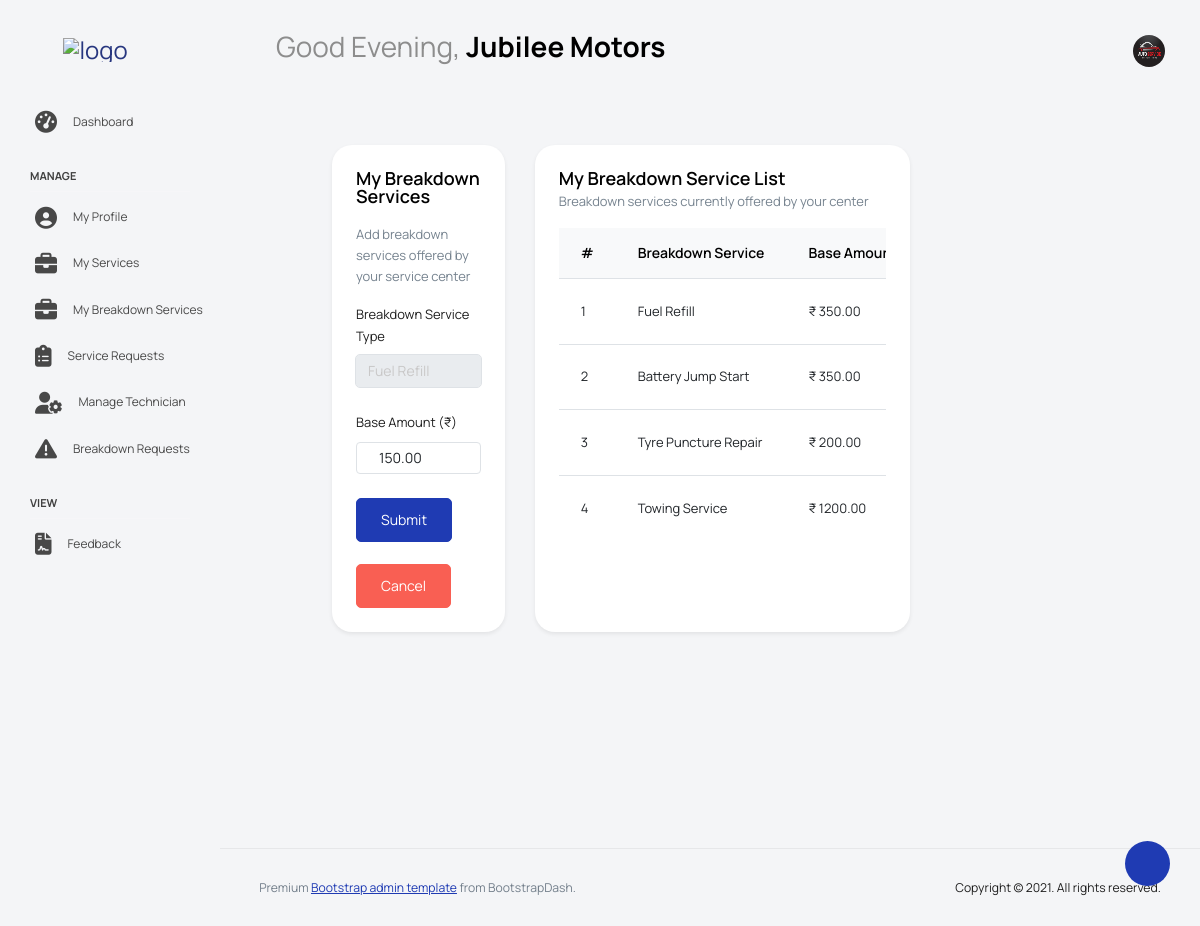
Screenshot of /ServiceCenter/edit-breakdown-service/13/ (signed in) with the database file from the repository.
### Guest/models.py (models this page shows)
class tbl_servicecenter(models.Model):
    servicecenter_name=models.CharField(max_length=50)
    servicecenter_email=models.CharField(max_length=50)
    servicecenter_contact=models.CharField(max_length=50)
    servicecenter_address=models.CharField(max_length=50)
    servicecenter_logo=models.FileField(upload_to='Assets/ServicecenterDocs/')
    servicecenter_license=models.FileField(upload_to='Assets/ServicecenterDocs/')
    servicecenter_password=models.CharField(max_length=50)
    servicecenter_status=models.IntegerField(default=0)
    servicecenter_regdate=models.DateField(auto_now_add=True)
    place=models.ForeignKey(tbl_place,on_delete=models.CASCADE)

### ServiceCenter/models.py (models this page shows)
class tbl_servicecenter_breakdown_services(models.Model):
    servicecenter = models.ForeignKey(tbl_servicecenter,on_delete=models.CASCADE)
    servicetype = models.ForeignKey(tbl_breakdown_servicetype,on_delete=models.CASCADE)
    base_amount = models.DecimalField(max_digits=10, decimal_places=2)

### Admin/models.py (models this page shows)
class tbl_breakdown_servicetype(models.Model):
    servicetype_name = models.CharField(max_length=100)

### ServiceCenter/views.py (the view)
# urls.py: path('edit-breakdown-service/<int:sid>/',views.edit_breakdown_service,name='edit_breakdown_service'),
def edit_breakdown_service(request, sid):
    editservice = tbl_servicecenter_breakdown_services.objects.get(id=sid)
    servicecenter=tbl_servicecenter.objects.get(id=request.session['cid'])
    if request.method == "POST":
        editservice.base_amount = request.POST.get("base_amount")
        editservice.save()
        return redirect("ServiceCenter:my_breakdown_services")
    servicetypes = tbl_breakdown_servicetype.objects.all()
    myservices = tbl_servicecenter_breakdown_services.objects.filter(servicecenter=request.session['cid'])
    return render( request, "ServiceCenter/MyBreakdownServices.html",
        {
            'editservice': editservice,
            'data': servicetypes,
            'myservices': myservices,
            'Data': servicecenter
        }
    )

### ServiceCenter/templates/ServiceCenter/MyBreakdownServices.html (shortened to what this page needs)
{% extends 'ServiceCenter/Head_service.html' %}
{% block content %}
<div class="main-panel">
  <div class="content-wrapper">
    <div class="row">
      <div class="col-md-4 grid-margin stretch-card">
        <div class="card shadow-sm">
          <div class="card-body">
            <h4 class="card-title">My Breakdown Services</h4>
            <p class="card-description mb-3">
              Add breakdown services offered by your service center
            </p>
            <form method="post" class="forms-sample">
              <div class="form-group">
                <label for="sel_servicetype">Breakdown Service Type</label>
                <select class="form-control"
                        name="sel_servicetype"
                        id="sel_servicetype"
                        required>
                  {% for i in data %}
                    <option value="{{ i.id }}"
                      {% if editservice and i.id == editservice.servicetype.id %}selected{% endif %}>
                      {{ i.servicetype_name }}
                    </option>
                  {% endfor %}
                </select>
              </div>
              <div class="form-group">
                <label for="base_amount">Base Amount (₹)</label>
                <input type="number"
                       class="form-control"
                       name="base_amount"
                       id="base_amount"
                       min="0"
                       step="0.01"
                       placeholder="Enter base price"
                       value="{{ editservice.base_amount|default:'' }}"
                       required>
              </div>
              <div class="mt-3">
                <button type="submit" class="btn btn-primary me-2">
                  Submit
                </button>
                <br><br>
                <a href="{% url 'ServiceCenter:my_breakdown_services' %}"
                   class="btn btn-danger">
                  Cancel
                </a>
              </div>
            </form>
          </div>
        </div>
      </div>
      <div class="col-md-8 grid-margin stretch-card">
        <div class="card shadow-sm">
          <div class="card-body">
            <div class="d-flex align-items-center justify-content-between mb-3">
              <div>
                <h4 class="card-title mb-1">My Breakdown Service List</h4>
                <p class="card-description mb-0">
                  Breakdown services currently offered by your center
                </p>
              </div>
            </div>
            <div class="table-responsive">
              <table class="table table-hover align-middle">
                <thead class="table-light">
                  <tr>
                    <th style="width:70px;">#</th>
                    <th>Breakdown Service</th>
                    <th>Base Amount (₹)</th>
                  </tr>
                </thead>
                <tbody>
                  {% for i in myservices %}
                  <tr>
                    <td>{{ forloop.counter }}</td>
                    <td>{{ i.servicetype.servicetype_name }}</td>
                    <td>₹ {{ i.base_amount }}</td>
                  </tr>
                  {% endfor %}
                </tbody>
              </table>
            </div>
          </div>
        </div>
      </div>
    </div>
  </div>
</div>
{% endblock content %}

### ServiceCenter/templates/ServiceCenter/Head_service.html (shortened to what this page needs)
{% load static %}
<!DOCTYPE html>
<html lang="en">
<head>
  <link rel="stylesheet" href="{% static 'ServiceCenter/vendors/feather/feather.css' %}">
  <link rel="stylesheet" href="{% static 'ServiceCenter/vendors/mdi/css/materialdesignicons.min.css' %}">
  <link rel="stylesheet" href="{% static 'ServiceCenter/vendors/ti-icons/css/themify-icons.css' %}">
  <link rel="stylesheet" href="{% static 'ServiceCenter/vendors/typicons/typicons.css' %}">
  <link rel="stylesheet" href="{% static 'ServiceCenter/vendors/simple-line-icons/css/simple-line-icons.css' %}">
  <link rel="stylesheet" href="{% static 'ServiceCenter/vendors/css/vendor.bundle.base.css' %}">
  <link rel="stylesheet" href="{% static 'ServiceCenter/vendors/datatables.net-bs4/dataTables.bootstrap4.css' %}">
  <link rel="stylesheet" href="{% static 'ServiceCenter/js/select.dataTables.min.css' %}">
  <link rel="stylesheet" href="{% static 'ServiceCenter/css/vertical-layout-light/style.css' %}">
  <link rel="stylesheet" href="https://cdnjs.cloudflare.com/ajax/libs/font-awesome/6.5.0/css/all.min.css">
</head>
<body>
<div class="container-scroller">
  <nav class="navbar default-layout col-lg-12 col-12 p-0 fixed-top d-flex align-items-top flex-row">
    <div class="text-center navbar-brand-wrapper d-flex align-items-center justify-content-start">
      <div class="me-3">
        <button class="navbar-toggler navbar-toggler align-self-center" type="button" data-bs-toggle="minimize">
          <span class="icon-menu"></span>
        </button>
      </div>
      <div>
        <a class="navbar-brand brand-logo" href="{% url 'ServiceCenter:HomePage' %}">
          <img src="{% static 'ServiceCenter/images/GarageLive_logo.png' %}" alt="logo">
        </a>
      </div>
    </div>
    <div class="navbar-menu-wrapper d-flex align-items-top">
      <ul class="navbar-nav">
        <li class="nav-item font-weight-semibold ms-0">
          <h1 class="welcome-text">
            <span id="greeting"></span>,
            <span class="text-black fw-bold">{{ Data.servicecenter_name }}</span>
          </h1>
        </li>
      </ul>
      <ul class="navbar-nav ms-auto">
        <li class="nav-item dropdown user-dropdown">
          <a class="nav-link" id="UserDropdown" href="#" data-bs-toggle="dropdown" aria-expanded="false">
            <img class="img-xs rounded-circle" src="{{ Data.servicecenter_logo.url }}" alt="Profile image">
          </a>
        </li>
      </ul>
    </div>
  </nav>
  <div class="container-fluid page-body-wrapper">
    <div class="theme-setting-wrapper">
      <div id="settings-trigger"><i class="ti-settings"></i></div>
    </div>
    <nav class="sidebar sidebar-offcanvas" id="sidebar">
      <ul class="nav">
        <li class="nav-item">
          <a class="nav-link" href="{% url 'ServiceCenter:HomePage' %}">
            <i class="menu-icon fa-solid fa-tachometer-alt"></i>
            <span class="menu-title">Dashboard</span>
          </a>
        </li>
        <li class="nav-item nav-category">Manage</li>
        <li class="nav-item">
          <a class="nav-link" href="{% url 'ServiceCenter:profile' %}">
            <i class="menu-icon fa-solid fa-user-circle"></i>
            <span class="menu-title">My Profile</span>
          </a>
        </li>
        <li class="nav-item">
          <a class="nav-link" href="{% url 'ServiceCenter:myservices' %}">
            <i class="menu-icon fa-solid fa-briefcase"></i>
            <span class="menu-title">My Services</span>
          </a>
        </li>
         <li class="nav-item">
            <a class="nav-link" href="{% url 'ServiceCenter:my_breakdown_services' %}">
              <i class="menu-icon fa-solid fa-briefcase"></i>
              <span class="menu-title">My Breakdown Services</span>
            </a>
          </li>
        <li class="nav-item">
          <a class="nav-link" href="{% url 'ServiceCenter:service_request' %}">
            <i class="menu-icon fa-solid fa-clipboard-list"></i>
            <span class="menu-title">Service Requests</span>
          </a>
        </li>
        <li class="nav-item">
          <a class="nav-link" href="{% url 'ServiceCenter:technician' %}">
            <i class="menu-icon fa-solid fa-user-cog"></i>
            <span class="menu-title">Manage Technician</span>
          </a>
        </li>
          <li class="nav-item">
            <a class="nav-link" href="{% url 'ServiceCenter:breakdownrequest' %}">
              <i class="menu-icon fa-solid - fa-triangle-exclamation"></i>
              <span class="menu-title">Breakdown Requests</span>
            </a>
          </li>
        <li class="nav-item nav-category">View</li>
          <li class="nav-item">
            <a class="nav-link" href="{% url 'ServiceCenter:view_feedback' %}">
              <i class="menu-icon fa-solid fa-file-contract"></i>
              <span class="menu-title">Feedback</span>
            </a>
          </li>
      </ul>
    </nav>
    <div class="main-panel">
      <div class="content-wrapper">
        {% block content %}
        {% endblock content %}
      </div>
      <footer class="footer">
        <div class="d-sm-flex justify-content-center justify-content-sm-between">
          <span class="text-muted text-center text-sm-left d-block d-sm-inline-block">
            Premium <a href="https://www.bootstrapdash.com/" target="_blank">Bootstrap admin template</a> from BootstrapDash.
          </span>
          <span class="float-none float-sm-right d-block mt-1 mt-sm-0 text-center">
            Copyright © 2021. All rights reserved.
          </span>
        </div>
      </footer>
    </div>
  </div>
</div>
</body>
</html>

### rows the page displays
tbl_servicecenter: servicecenter_name "Jubilee Motors", servicecenter_logo (picture)
tbl_servicecenter_breakdown_services: sel_servicetype "Fuel Refill", base_amount "150.00"
tbl_servicecenter_breakdown_services: servicetype.servicetype_name "Fuel Refill", base_amount "350.00"
tbl_servicecenter_breakdown_services: servicetype.servicetype_name "Battery Jump Start", base_amount "350.00"
tbl_servicecenter_breakdown_services: servicetype.servicetype_name "Tyre Puncture Repair", base_amount "200.00"
tbl_servicecenter_breakdown_services: servicetype.servicetype_name "Towing Service", base_amount "1200.00"
